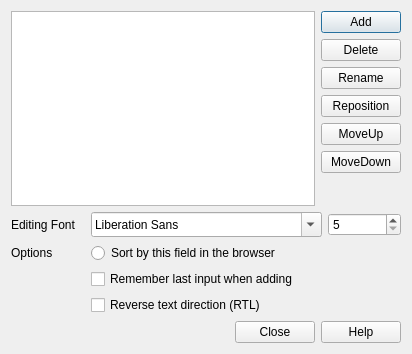
<?xml version="1.0" encoding="UTF-8"?>
<ui version="4.0">
 <class>Dialog</class>
 <widget class="QDialog" name="Dialog">
  <property name="geometry">
   <rect>
    <x>0</x>
    <y>0</y>
    <width>412</width>
    <height>354</height>
   </rect>
  </property>
  <property name="windowTitle">
   <string>Fields</string>
  </property>
  <property name="modal">
   <bool>true</bool>
  </property>
  <layout class="QVBoxLayout" name="verticalLayout">
   <item>
    <layout class="QHBoxLayout" name="horizontalLayout">
     <item>
      <widget class="QListWidget" name="fieldList">
       <property name="sizePolicy">
        <sizepolicy hsizetype="Expanding" vsizetype="MinimumExpanding">
         <horstretch>0</horstretch>
         <verstretch>0</verstretch>
        </sizepolicy>
       </property>
       <property name="minimumSize">
        <size>
         <width>50</width>
         <height>60</height>
        </size>
       </property>
      </widget>
     </item>
     <item>
      <layout class="QVBoxLayout" name="verticalLayout_3">
       <item>
        <widget class="QPushButton" name="fieldAdd">
         <property name="text">
          <string>Add</string>
         </property>
        </widget>
       </item>
       <item>
        <widget class="QPushButton" name="fieldDelete">
         <property name="text">
          <string>Delete</string>
         </property>
        </widget>
       </item>
       <item>
        <widget class="QPushButton" name="fieldRename">
         <property name="text">
          <string>Rename</string>
         </property>
        </widget>
       </item>
       <item>
        <widget class="QPushButton" name="fieldPosition">
         <property name="text">
          <string>Reposition</string>
         </property>
        </widget>
       </item>
       <item>
        <widget class="QPushButton" name="fieldPositionUp">
         <property name="text">
          <string>MoveUp</string>
         </property>
        </widget>
       </item>
       <item>
        <widget class="QPushButton" name="fieldPositionDown">
         <property name="text">
          <string>MoveDown</string>
         </property>
        </widget>
       </item>
       <item>
        <spacer name="verticalSpacer_3">
         <property name="orientation">
          <enum>Qt::Vertical</enum>
         </property>
         <property name="sizeHint" stdset="0">
          <size>
           <width>20</width>
           <height>40</height>
          </size>
         </property>
        </spacer>
       </item>
      </layout>
     </item>
    </layout>
   </item>
   <item>
    <layout class="QGridLayout" name="_2">
     <item row="0" column="0">
      <widget class="QLabel" name="label_5">
       <property name="text">
        <string>Editing Font</string>
       </property>
      </widget>
     </item>
     <item row="0" column="1">
      <widget class="QFontComboBox" name="fontFamily">
       <property name="minimumSize">
        <size>
         <width>0</width>
         <height>25</height>
        </size>
       </property>
      </widget>
     </item>
     <item row="3" column="1">
      <widget class="QCheckBox" name="rtl">
       <property name="text">
        <string>Reverse text direction (RTL)</string>
       </property>
      </widget>
     </item>
     <item row="0" column="2">
      <widget class="QSpinBox" name="fontSize">
       <property name="minimum">
        <number>5</number>
       </property>
       <property name="maximum">
        <number>300</number>
       </property>
      </widget>
     </item>
     <item row="2" column="1">
      <widget class="QCheckBox" name="sticky">
       <property name="text">
        <string>Remember last input when adding</string>
       </property>
      </widget>
     </item>
     <item row="1" column="0">
      <widget class="QLabel" name="label_18">
       <property name="text">
        <string>Options</string>
       </property>
      </widget>
     </item>
     <item row="1" column="1">
      <widget class="QRadioButton" name="sortField">
       <property name="text">
        <string>Sort by this field in the browser</string>
       </property>
      </widget>
     </item>
    </layout>
   </item>
   <item>
    <widget class="QDialogButtonBox" name="buttonBox">
     <property name="orientation">
      <enum>Qt::Horizontal</enum>
     </property>
     <property name="standardButtons">
      <set>QDialogButtonBox::Close|QDialogButtonBox::Help</set>
     </property>
    </widget>
   </item>
  </layout>
 </widget>
 <tabstops>
  <tabstop>fieldList</tabstop>
  <tabstop>fieldAdd</tabstop>
  <tabstop>fieldDelete</tabstop>
  <tabstop>fieldRename</tabstop>
  <tabstop>fieldPosition</tabstop>
  <tabstop>fontFamily</tabstop>
  <tabstop>fontSize</tabstop>
  <tabstop>sortField</tabstop>
  <tabstop>sticky</tabstop>
  <tabstop>rtl</tabstop>
  <tabstop>buttonBox</tabstop>
 </tabstops>
 <resources>
  <include location="icons.qrc"/>
 </resources>
 <connections>
  <connection>
   <sender>buttonBox</sender>
   <signal>accepted()</signal>
   <receiver>Dialog</receiver>
   <slot>accept()</slot>
   <hints>
    <hint type="sourcelabel">
     <x>248</x>
     <y>254</y>
    </hint>
    <hint type="destinationlabel">
     <x>157</x>
     <y>274</y>
    </hint>
   </hints>
  </connection>
  <connection>
   <sender>buttonBox</sender>
   <signal>rejected()</signal>
   <receiver>Dialog</receiver>
   <slot>reject()</slot>
   <hints>
    <hint type="sourcelabel">
     <x>316</x>
     <y>260</y>
    </hint>
    <hint type="destinationlabel">
     <x>286</x>
     <y>274</y>
    </hint>
   </hints>
  </connection>
 </connections>
</ui>
